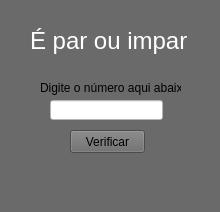
<?xml version="1.0" encoding="UTF-8"?>
<ui version="4.0">
 <class>MainWindow</class>
 <widget class="QMainWindow" name="MainWindow">
  <property name="geometry">
   <rect>
    <x>0</x>
    <y>0</y>
    <width>220</width>
    <height>212</height>
   </rect>
  </property>
  <property name="windowTitle">
   <string>MainWindow</string>
  </property>
  <property name="styleSheet">
   <string notr="true">background-color:#6a6a6a;</string>
  </property>
  <widget class="QWidget" name="centralwidget">
   <widget class="QLabel" name="label">
    <property name="geometry">
     <rect>
      <x>30</x>
      <y>20</y>
      <width>161</width>
      <height>41</height>
     </rect>
    </property>
    <property name="font">
     <font>
      <pointsize>18</pointsize>
     </font>
    </property>
    <property name="styleSheet">
     <string notr="true">color:#ffffff;</string>
    </property>
    <property name="text">
     <string>É par ou impar </string>
    </property>
   </widget>
   <widget class="QLineEdit" name="lineEditNum1">
    <property name="geometry">
     <rect>
      <x>50</x>
      <y>100</y>
      <width>113</width>
      <height>20</height>
     </rect>
    </property>
    <property name="styleSheet">
     <string notr="true">background-color:#ffffff;</string>
    </property>
   </widget>
   <widget class="QPushButton" name="pushButton">
    <property name="geometry">
     <rect>
      <x>70</x>
      <y>130</y>
      <width>75</width>
      <height>23</height>
     </rect>
    </property>
    <property name="text">
     <string>Verificar</string>
    </property>
   </widget>
   <widget class="QLabel" name="label_2">
    <property name="geometry">
     <rect>
      <x>40</x>
      <y>80</y>
      <width>141</width>
      <height>16</height>
     </rect>
    </property>
    <property name="text">
     <string>Digite o número aqui abaixo</string>
    </property>
   </widget>
  </widget>
  <widget class="QMenuBar" name="menubar">
   <property name="geometry">
    <rect>
     <x>0</x>
     <y>0</y>
     <width>220</width>
     <height>21</height>
    </rect>
   </property>
  </widget>
  <widget class="QStatusBar" name="statusbar"/>
 </widget>
 <resources/>
 <connections/>
</ui>
